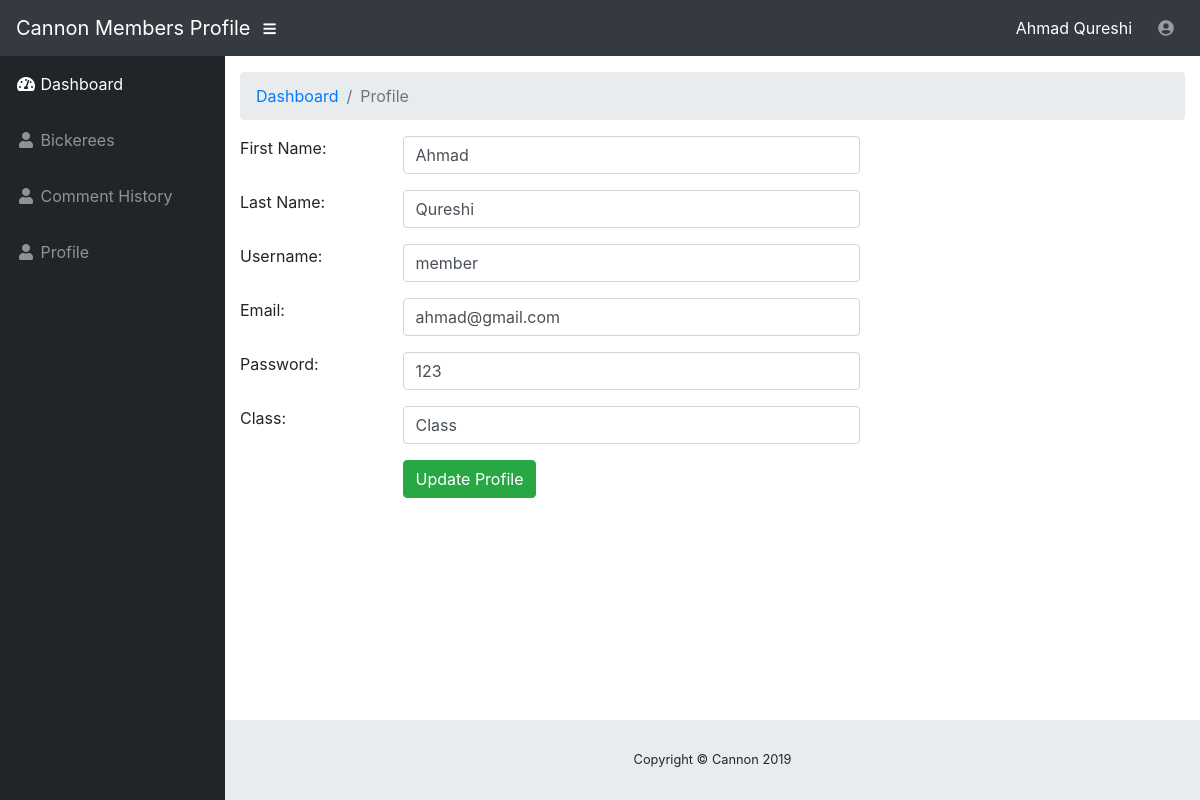
/members/profile.php (signed in), run on the app's committed database.
### tables this page shows
CREATE TABLE `users` (
  `id` int(11) NOT NULL,
  `f_name` varchar(255) NOT NULL,
  `l_name` varchar(255) NOT NULL,
  `email` varchar(255) NOT NULL,
  `username` varchar(255) NOT NULL,
  `password` varchar(255) NOT NULL,
  `hometown` varchar(255) NOT NULL,
  `user_pic` varchar(255) NOT NULL,
  `bick_class` varchar(255) NOT NULL,
  `major` varchar(255) NOT NULL,
  `extracurricular` varchar(255) NOT NULL,
  `status` int(11) NOT NULL COMMENT '1=active, 0=not active',
  `account_type` int(11) NOT NULL COMMENT '1=admin, 2=member, 3=bikerrer',
  `entery_date` date NOT NULL
);

### include/config.php (called while the page is built, shortened)
<?php
function encrypt_decrypt($action, $string) {
    $output = false;
    $encrypt_method = "AES-256-CBC";
    $secret_key = 'Cannon';
    $secret_iv = 'CannonB19';
    $key = hash('sha256', $secret_key);
    $iv = substr(hash('sha256', $secret_iv), 0, 16);
    if ( $action == 'encrypt' ) {
        $output = openssl_encrypt($string, $encrypt_method, $key, 0, $iv);
        $output = base64_encode($output);
    } else if( $action == 'decrypt' ) {
        $output = openssl_decrypt(base64_decode($string), $encrypt_method, $key, 0, $iv);
    }
    return $output;
}
?>

### members/profile.php (the view, shortened to what this page needs)
<?php include '../include/config.php';
if(isset($_SESSION['admin']) && $_SESSION['admin'] !='')
{
?>
<?php include 'include/header.php';?>
<div class="container-fluid">
<ol class="breadcrumb">
	<li class="breadcrumb-item">
	  <a href="dashboard.php">Dashboard</a>
	</li>
	<li class="breadcrumb-item active">Profile</li>
</ol>
<?php
	$password='';
    $get_user_detail = $goodideas->query("SELECT * FROM users WHERE id = '".$_SESSION['admin']."'");
    if($get_user_detail)
    {
        if($get_user_detail->num_rows > 0)
        {
            $get_user_detail_row = $get_user_detail->fetch_array();
            $password=encrypt_decrypt('decrypt', $get_user_detail_row['password']);
        }
        else
        {
            echo "<h2>No Record Found</h2>";
            die();
        }
    }
?>
<form class="form-horizontal" action="update_profile.php" method="post" enctype="multipart/form-data">
	<div class="form-group">
	  	<div class="row">
		    <label class="control-label col-sm-2" for="email">First Name:</label>
		    <div class="col-sm-6">
		      <input type="text" class="form-control" name="f_name" id="email" placeholder="Enter First Name"  value="<?php echo $get_user_detail_row['f_name'];?>" required="required">
		    </div>
		    <span class="col-sm-4"></span>
		</div>
	</div>
	<div class="form-group">
	  	<div class="row">
		    <label class="control-label col-sm-2" for="email">Last Name:</label>
		    <div class="col-sm-6">
		      <input type="text" class="form-control" name="l_name"  placeholder="Enter Last Name"  value="<?php echo $get_user_detail_row['l_name'];?>" required="required">
		    </div>
		    <span class="col-sm-4"></span>
		</div>
	</div>
 	<div class="form-group">
	  	<div class="row">
		    <label class="control-label col-sm-2" for="email">Username:</label>
		    <div class="col-sm-6">
		      <input type="text" class="form-control" name="username" placeholder="Enter Username"  value="<?php echo $get_user_detail_row['username'];?>" required="required">
		    </div>
		    <span class="col-sm-4"></span>
		</div>
	</div>
	<div class="form-group">
	  	<div class="row">
		    <label class="control-label col-sm-2" for="email">Email:</label>
		    <div class="col-sm-6">
		      <input type="email" class="form-control" name="email" placeholder="Enter Email"  value="<?php echo $get_user_detail_row['email'];?>" required="required">
		    </div>
		    <span class="col-sm-4"></span>
		</div>
	</div>
	<div class="form-group">
	  	<div class="row">
		    <label class="control-label col-sm-2" for="email">Password:</label>
		    <div class="col-sm-6">
		      <input type="text" class="form-control" name="password" placeholder="Enter Email"  value="<?php echo $password;?>" required="required">
		    </div>
		    <span class="col-sm-4"></span>
		</div>
	</div>
	<div class="form-group">
	  	<div class="row">
		    <label class="control-label col-sm-2" for="email">Class:</label>
		    <div class="col-sm-6">
		      <input type="text" class="form-control" name="bick_class" placeholder="Enter Class"  value="<?php echo $get_user_detail_row['bick_class'];?>" required="required">
		    </div>
		    <span class="col-sm-4"></span>
		</div>
	</div>
	<div class="form-group">
		<div class="row">
			<label class="control-label col-sm-2"></label>
		    <div class=" col-sm-4">
		      <button type="submit" class="btn btn-success" name="update_profile" value="update_profile">Update Profile</button>
		    </div>
		    <span class="col-sm-4"></span>
		</div>
	</div>
</form>
</div>
<?php include 'include/footer.php';?>
<?php
}
else
{
?>
<script>
  document.location='../index.php';
</script>
<?php
}
?>

### members/include/header.php (shortened to what this page needs)
<!DOCTYPE html>
<html lang="en">
  <head>
    <link href="../vendor/bootstrap/css/bootstrap.min.css" rel="stylesheet">
    <link href="../vendor/fontawesome-free/css/all.min.css" rel="stylesheet" type="text/css">
    <link href="../vendor/datatables/dataTables.bootstrap4.css" rel="stylesheet">
    <link href="../css/sb-admin.css" rel="stylesheet">
  </head>
  <body id="page-top">
    <nav class="navbar navbar-expand navbar-dark bg-dark static-top">
      <a class="navbar-brand mr-1" href="dashboard.php">Cannon Members Profile</a>
      <button class="btn btn-link btn-sm text-white order-1 order-sm-0" id="sidebarToggle" href="#">
        <i class="fas fa-bars"></i>
      </button>
      <form class="d-none d-md-inline-block form-inline ml-auto mr-0 mr-md-3 my-2 my-md-0">
        <span style="color:white;">
          <?php
          $get_name=$goodideas->query("SELECT * FROM users where id='".$_SESSION['admin']."' ");
          if($get_name->num_rows > 0)
          {
            $get_name_row=$get_name->fetch_array();
            echo $get_name_row['f_name']." ".$get_name_row['l_name'];
          }
          ?>
        </span>
      </form>
      <ul class="navbar-nav ml-auto ml-md-0">
        <li class="nav-item dropdown no-arrow">
          <a class="nav-link dropdown-toggle" href="#" id="userDropdown" role="button" data-toggle="dropdown" aria-haspopup="true" aria-expanded="false">
            <?php
            if($get_name_row['user_pic'] != '')
            {
            ?>
              <img src="../uploads/<?php echo $get_name_row['user_pic'];?>" width="40" height="40" style="border-radius: 50px;">
            <?php
            }
            else
            {
            ?>
               <i class="fas fa-user-circle fa-fw"></i>
            <?php
            }
            ?>
          </a>
        </li>
      </ul>
    </nav>
    <div id="wrapper">
      <ul class="sidebar navbar-nav">
        <li class="nav-item active">
          <a class="nav-link" href="dashboard.php">
            <i class="fas fa-fw fa-tachometer-alt"></i>
            <span>Dashboard</span>
          </a>
        </li>
        <li class="nav-item">
          <a class="nav-link" href="Bickeree.php">
            <i class="fas fa-fw fa-user"></i>
            <span>Bickerees</span></a>
        </li>
        <li class="nav-item">
          <a class="nav-link" href="coment_history.php">
            <i class="fas fa-fw fa-user"></i>
            <span>Comment History</span></a>
        </li>
        <li class="nav-item">
          <a class="nav-link" href="profile.php">
            <i class="fas fa-fw fa-user"></i>
            <span>Profile</span></a>
        </li>
      </ul>
      <div id="content-wrapper">

### css/sb-admin.css (style rules this page uses)
html { position: relative; min-height: 100%; }
body { height: 100%; }
#wrapper { display: -webkit-box; display: -ms-flexbox; display: flex; }
#wrapper #content-wrapper { overflow-x: hidden; width: 100%; padding-top: 1rem; padding-bottom: 80px; }
.navbar-nav .nav-item.active .nav-link { color: #fff; }
.navbar-nav .nav-item.dropdown .dropdown-toggle::after { width: 1rem; text-align: center; float: right; vertical-align: 0; border: 0; font-weight: 900; content: '\f105'; font-family: 'Font Awesome 5 Free'; }
.navbar-nav .nav-item.dropdown.no-arrow .dropdown-toggle::after { display: none; }
.sidebar { width: 90px !important; background-color: #212529; min-height: calc(100vh - 56px); }
.sidebar .nav-item:last-child { margin-bottom: 1rem; }
.sidebar .nav-item .nav-link { text-align: center; padding: 0.75rem 1rem; width: 90px; }
.sidebar .nav-item .nav-link span { font-size: 0.65rem; display: block; }
.sidebar .nav-item .nav-link { color: rgba(255, 255, 255, 0.5); }
@media (min-width: 768px) { .sidebar { width: 225px !important; } }
@media (min-width: 768px) { .sidebar .nav-item .nav-link { display: block; width: 100%; text-align: left; padding: 1rem; width: 225px; } }
@media (min-width: 768px) { .sidebar .nav-item .nav-link span { font-size: 1rem; display: inline; } }
:root { --input-padding-x: 0.75rem; --input-padding-y: 0.75rem; }

### data on the page
users: f_name "Ahmad", l_name "Qureshi", username "member", email "ahmad@gmail.com", password "123", bick_class "Class"
